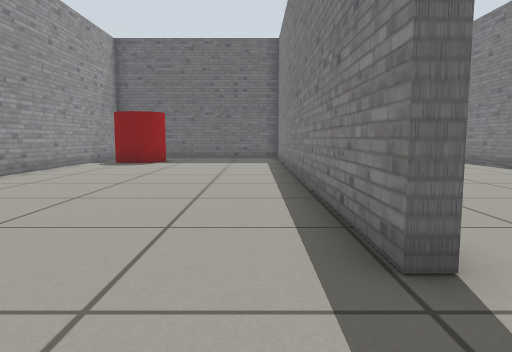
[1] (above)

12 first-person views from a walk through a robot-simulator world made for Gazebo. The camera is 0.5 m above the floor, tilts 6° down and sees 70° across. The floor is counted in squares, 0.5 m on a side. Each view is taken from the middle of a square. On the plan, view 1 faces up. The plan holds only what a view shows up to about 13 squares ahead; the rest is blank.

[2]
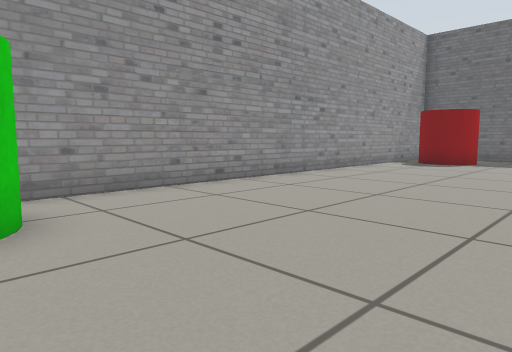

[3]
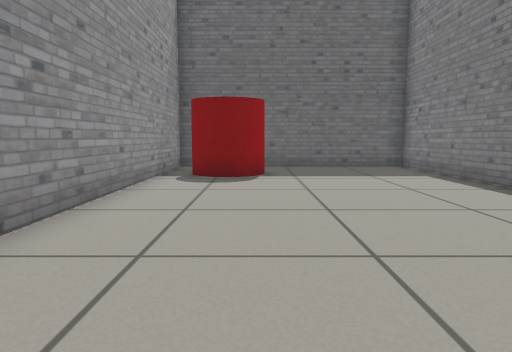

[4]
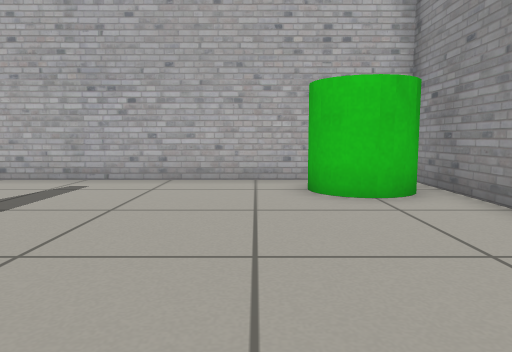

[5]
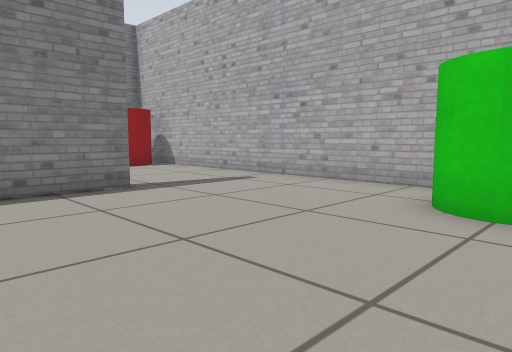

[6]
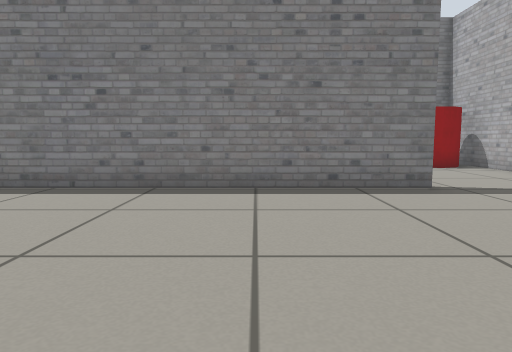

[7]
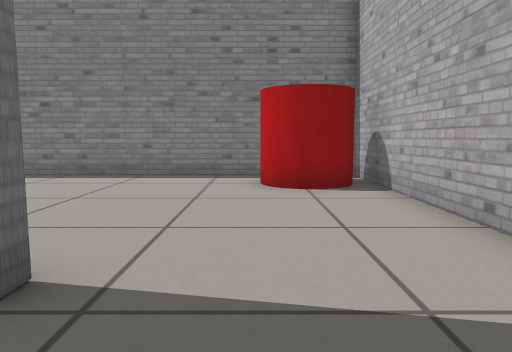

[8]
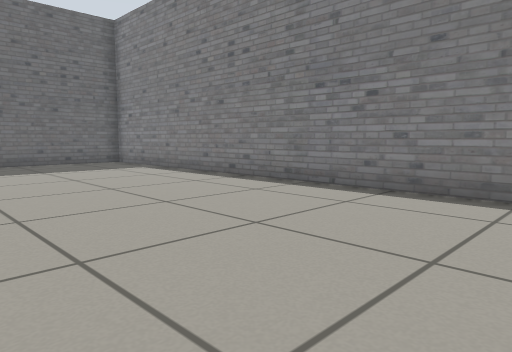

[9]
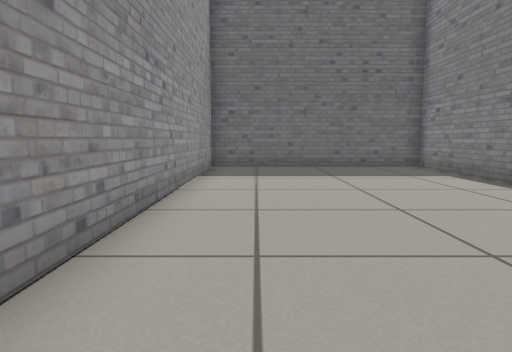

[10]
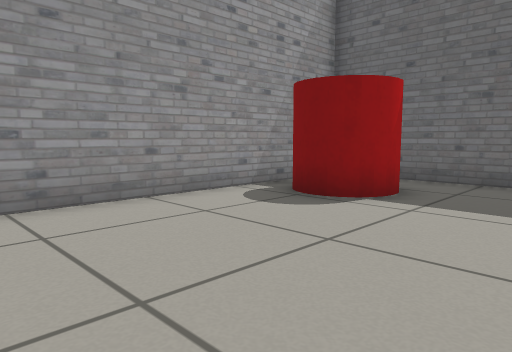

[11]
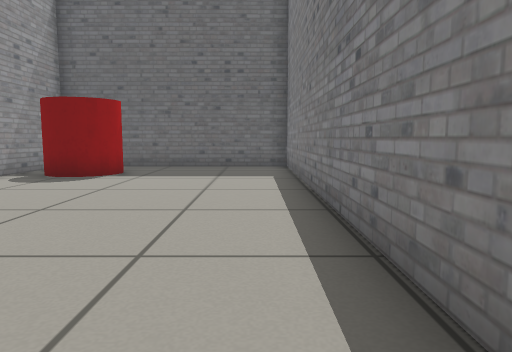

[12]
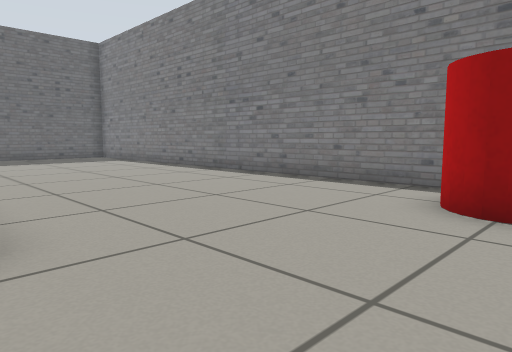

### Floor plan
Points are (right, up) in squares from view 1. A wall is a line through its corners. A room is listed if a view was taken in it or the views show most of it. See-through windows are left out.
Room 1 (views 1, 2, 3, 4, 5, 6, 7, 10, 11, 12)
walls: (1.5, 2.6) (1.1, 2.6) (1.1, 17.6) (-6.6, 17.6) (-6.6, -1.6) (1.6, -1.6)
ways out: opening at (1, 0.5) to room 2
objects: green cylinder (-6, 0) to (-4, 1); red cylinder (-6, 14) to (-4, 16)
Room 2 (views 8, 9)
walls: (1.6, -1.6) (8.6, -1.6) (8.6, 17.6) (1.5, 17.6) (1.5, 7)
ways out: opening at (1, 0.5) to room 1
objects: red cylinder (6, -1) to (7, 1)

Where each view was taken, in squares from view 1:
view 1: 0 up, 0 right, facing up
view 2: 0 up, 0 right, facing up-left
view 3: 5 up, 4 left, facing up
view 4: 7 up, 3 left, facing down
view 5: 6 up, 6 left, facing down-right
view 6: 6 up, 6 left, facing right
view 7: 1 up, 1 left, facing right
view 8: 3 up, 2 right, facing up-right
view 9: 5 up, 3 right, facing up
view 10: 9 up, 1 left, facing up-left
view 11: 5 up, 0 right, facing up
view 12: 1 down, 1 right, facing up-right
